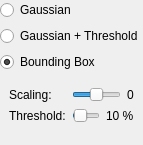
<?xml version="1.0" encoding="UTF-8"?>
<ui version="4.0">
 <class>ClassifierWidget</class>
 <widget class="QWidget" name="ClassifierWidget">
  <property name="geometry">
   <rect>
    <x>0</x>
    <y>0</y>
    <width>140</width>
    <height>145</height>
   </rect>
  </property>
  <property name="windowTitle">
   <string>Form</string>
  </property>
  <layout class="QVBoxLayout" name="verticalLayout">
   <property name="leftMargin">
    <number>0</number>
   </property>
   <property name="topMargin">
    <number>0</number>
   </property>
   <property name="rightMargin">
    <number>0</number>
   </property>
   <property name="bottomMargin">
    <number>0</number>
   </property>
   <item>
    <widget class="QRadioButton" name="gaussianButton">
     <property name="text">
      <string>Gaussian</string>
     </property>
    </widget>
   </item>
   <item>
    <widget class="QRadioButton" name="gaussianThresholdButton">
     <property name="text">
      <string>Gaussian + Threshold</string>
     </property>
    </widget>
   </item>
   <item>
    <widget class="QRadioButton" name="boundingBoxButton">
     <property name="text">
      <string>Bounding Box</string>
     </property>
     <property name="checked">
      <bool>true</bool>
     </property>
    </widget>
   </item>
   <item>
    <widget class="QWidget" name="widget" native="true">
     <layout class="QFormLayout" name="formLayout">
      <item row="0" column="0">
       <widget class="QLabel" name="scalingLabel">
        <property name="text">
         <string>Scaling:</string>
        </property>
       </widget>
      </item>
      <item row="1" column="0">
       <widget class="QLabel" name="thresholdLabel">
        <property name="text">
         <string>Threshold:</string>
        </property>
       </widget>
      </item>
      <item row="0" column="1">
       <widget class="QWidget" name="scalingWidget" native="true">
        <layout class="QHBoxLayout" name="scalingLayout">
         <property name="leftMargin">
          <number>0</number>
         </property>
         <property name="topMargin">
          <number>0</number>
         </property>
         <property name="rightMargin">
          <number>0</number>
         </property>
         <property name="bottomMargin">
          <number>0</number>
         </property>
         <item>
          <widget class="QSlider" name="scalingSlider">
           <property name="minimum">
            <number>-100</number>
           </property>
           <property name="maximum">
            <number>100</number>
           </property>
           <property name="pageStep">
            <number>1</number>
           </property>
           <property name="value">
            <number>0</number>
           </property>
           <property name="orientation">
            <enum>Qt::Horizontal</enum>
           </property>
          </widget>
         </item>
         <item>
          <widget class="SkinCam::NumberLabel" name="scalingNumber">
           <property name="text">
            <string>0</string>
           </property>
          </widget>
         </item>
        </layout>
       </widget>
      </item>
      <item row="1" column="1">
       <widget class="QWidget" name="thresholdWidget" native="true">
        <layout class="QHBoxLayout" name="thresholdLayout">
         <property name="leftMargin">
          <number>0</number>
         </property>
         <property name="topMargin">
          <number>0</number>
         </property>
         <property name="rightMargin">
          <number>0</number>
         </property>
         <property name="bottomMargin">
          <number>0</number>
         </property>
         <item>
          <widget class="QSlider" name="thresholdSlider">
           <property name="minimum">
            <number>0</number>
           </property>
           <property name="maximum">
            <number>100</number>
           </property>
           <property name="pageStep">
            <number>1</number>
           </property>
           <property name="value">
            <number>10</number>
           </property>
           <property name="orientation">
            <enum>Qt::Horizontal</enum>
           </property>
          </widget>
         </item>
         <item>
          <widget class="SkinCam::NumberLabel" name="thresholdNumber">
           <property name="text">
            <string>10 %</string>
           </property>
          </widget>
         </item>
        </layout>
       </widget>
      </item>
     </layout>
    </widget>
   </item>
  </layout>
 </widget>
 <customwidgets>
  <customwidget>
   <class>SkinCam::NumberLabel</class>
   <extends>QLabel</extends>
   <header>numberlabel.h</header>
  </customwidget>
 </customwidgets>
 <resources/>
 <connections/>
</ui>
